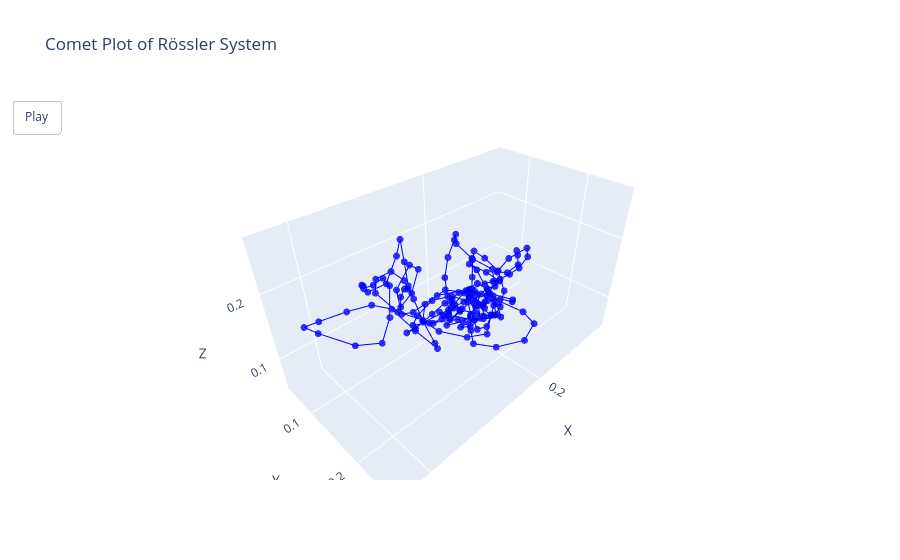

The notebook cell this image was saved under:
### Code cell
import plotly.graph_objects as go

# Create the 3D plot
fig = go.Figure()

# Add the first line with comet effect
fig.add_trace(go.Scatter3d(
    x=x_R,
    y=y_R,
    z=z_R,
    mode='lines+markers',
    name='Actividad',
    marker=dict(
        size=4,
        color='blue',
        opacity=0.8
    ),
    line=dict(
        color='blue',
        width=2
    )
))



# Create frames for animation
frames = [go.Frame(data=[
    go.Scatter3d(
        x=x_R[:k+1],
        y=y_R[:k+1],
        z=z_R[:k+1],
        mode='lines+markers',
        marker=dict(
            size=4,
            color='blue',
            opacity=0.5
        ),
        line=dict(
            color='blue',
            width=2
        )
    )
]) for k in range(len(x_A))]

# Add frames to the figure
fig.frames = frames

# Update layout with animation settings
fig.update_layout(
    title='Comet Plot of Rössler System',
    scene=dict(
        xaxis_title='X',
        yaxis_title='Y',
        zaxis_title='Z'
    ),
    updatemenus=[dict(
        type='buttons',
        showactive=False,
        buttons=[dict(label='Play',
                      method='animate',
                      args=[None, dict(frame=dict(duration=10, redraw=True), fromcurrent=True)])]
    )]
)

# Show the plot
fig.show()

### Figure 1 — Plotly figure (JSON) as saved in the notebook; plotly's stock layout.template omitted (floating-point values rounded to 4 significant figures; data arrays with more than 128 entries replaced by an {"elided": "..."} marker saying what was removed)
{"data": [{"line": {"color": "blue", "width": 2}, "marker": {"color": "blue", "opacity": 0.8, "size": 4}, "mode": "lines+markers", "name": "Actividad", "type": "scatter3d", "x": {"elided": "180 float values"}, "y": {"elided": "180 float values"}, "z": {"elided": "180 float values"}}], "layout": {"scene": {"xaxis": {"title": {"text": "X"}}, "yaxis": {"title": {"text": "Y"}}, "zaxis": {"title": {"text": "Z"}}}, "title": {"text": "Comet Plot of Rössler System"}, "updatemenus": [{"buttons": [{"args": [null, {"frame": {"duration": 10, "redraw": true}, "fromcurrent": true}], "label": "Play", "method": "animate"}], "showactive": false, "type": "buttons"}]}}
